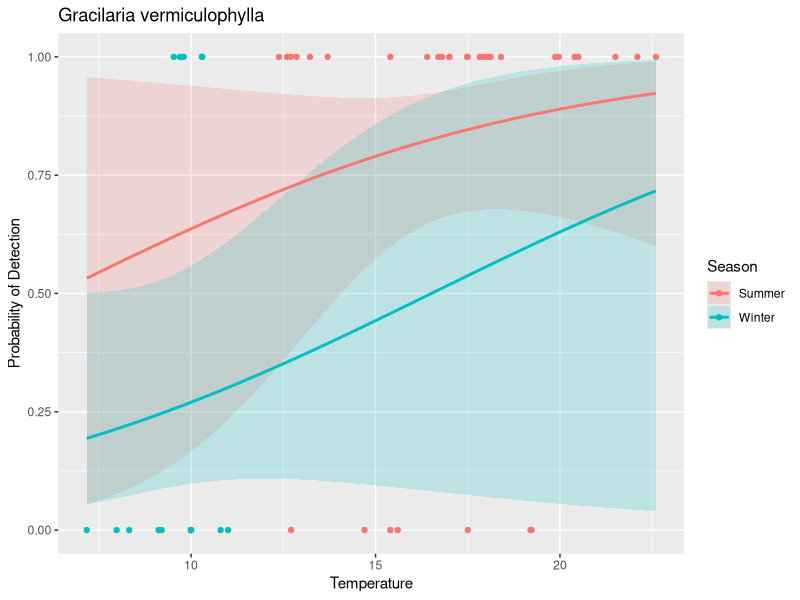
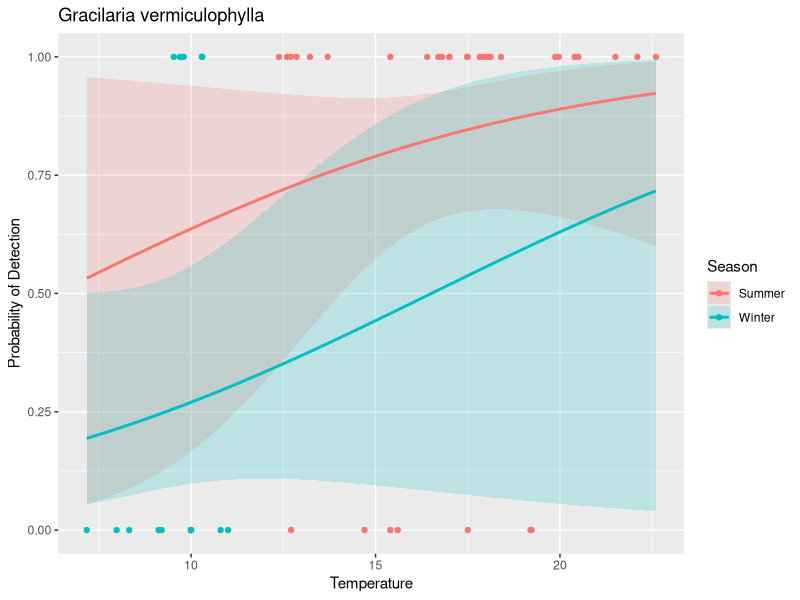

Write R code to recreate these figures, in order.
# ============================================
# BENTHIC SPECIES LOGISTIC REGRESSION MODELS for PRESENCE/ABSENCE 
# Joe's first attempt 
# Last edited: 11/08/2021
# ============================================
library('tidyverse')
library('dplyr')
library('ggplot2')

# by.sample.species already has technical replicates merged
by.sample.species <- read_csv("../data/by.sample.species.csv")
species_annotated <- read.csv("../data/species_annotated.csv")
total_detections_by_species <- read.csv("../data/total_detections_by_species.csv")
# all the good environmental data 
events <- read.csv('../data/events.joe.format.csv')

# filter out non-san juan data (comment out later)
SJI.sample.species <- by.sample.species # %>%
  #separate(col=sample, remove=FALSE, into=c("site", "date"), sep = 2) %>%
  #filter(site %in% c('LK','CP','FH')) 

# use all species detected at least once as a base 
# TODO need more practice with pivot_wider and pivot_longer  
presence.absence <- SJI.sample.species %>%
  select(sample, species, nReads) %>%
  pivot_wider(names_from=sample, values_from=nReads, values_fill=list(nReads=0))

presence.absence <- presence.absence %>%  
  pivot_longer(!species, names_to='sample', values_to='nReads') 

presence.absence <- presence.absence %>% 
  mutate(nReads = case_when(nReads == 0 ~ 0, nReads !=0 ~ 1)) %>%
  rename(presence=nReads)

# check to make sure the length of presence.absence makes sense - i think it does
#unique.species <- length(unique(SJI.sample.species$sample))
#unique.samples <- length(unique(SJI.sample.species$species))
#FH.unique.species <- length(unique(FH.sample.species$species))
#print(unique.species*unique.samples)

# connect with environmental data to use as continuous variables
presence.absence <- inner_join(presence.absence, events) 

# ==================================================
# filter by region
presence.absence <- presence.absence %>% 
  filter(Area %in% c("Hood Canal"))

# create site and date column in addition to "sample" 
presence.absence <- presence.absence %>%
  separate(col=sample, remove=FALSE, into=c("site", "date"), sep = 2) %>%
  separate(col=date, remove=FALSE, into=c("year", "month"), sep = 5)

# now we can build a beautiful logistic model for every species
xtabsdf <- as.data.frame(xtabs(~ presence + sample, data = presence.absence))
presence.absence$sample <- factor(presence.absence$sample)
presence.absence$species <- factor(presence.absence$species)
presence.absence$site <- factor(presence.absence$site)
presence.absence$Area <- factor(presence.absence$Area)

write.csv(presence.absence,"../data/benthic.presence.absence.csv", row.names = FALSE)
# need list of dataframes for each species to make logit models more manageable 
p.a.species <- list()

# loop through all species, creating a dataframe for each 
for(i in unique(presence.absence$species)) {
  print(i)
  one.species <- presence.absence %>%
    filter(species %in% c(i))
  p.a.species[[i]] <- one.species
  
}

# LOGIT FUNCTION =======================================
# takes species string -> returns logit object
# model takes season(factor), pH(cont) and temperature(cont) as inputs
# TODO make function take independent variables as inputs
# ======================================================
species_logit <- function(species_str){

  mylogit <- glm(presence ~ Season + pH_new + Temperature, data = p.a.species[[species_str]], family = "binomial", maxit=100)
  print(p.a.species[[species_str]])
  
  print(mylogit)
  confint(mylogit)
  
  return(mylogit)
  
  }
# ======================================================

# call the logit function 
test_logit <- species_logit("Gracilaria vermiculophylla")

# display results 
summary(test_logit)


# VISUAlIZE LOGIT MODEL AS PROBABILITY  ================
# takes logit object and species string as input
# holds pH constant to visualize temp gradient 
# ======================================================
max(presence.absence$Temperature)
min(presence.absence$Temperature)

plot_logit <- function(species_str, test_logit) {
  
  print(confint(test_logit))
  print(exp(cbind(OR = coef(test_logit), confint(test_logit))))
  
  # create range of temps, for both "Summer" and "Winter" factors, hold pH constant  
  newdata2 <- with(p.a.species[[species_str]], data.frame(
                Temperature = rep(seq(from = 7.17, to = 22.6, length.out = 100),2), 
                pH_new = mean(pH_new), 
                Season = factor(rep(c('Summer','Winter'), each = 100))))

  newdata3 <- cbind(newdata2, predict(test_logit, newdata = newdata2, type = "link",
                se = TRUE))

  newdata3 <- within(newdata3, {
    PredictedProb <- plogis(fit)
    LL <- plogis(fit - (1.96 * se.fit))
    UL <- plogis(fit + (1.96 * se.fit))
  })

  head(newdata3)
  
  # plot the output 
  logit_plot <- ggplot(newdata3, aes(x = Temperature, y = PredictedProb)) + 
    geom_ribbon(aes(ymin = LL,  ymax = UL, fill = Season), alpha = 0.2) + 
    geom_line(aes(colour = Season),size = 1) +
    geom_point(data= p.a.species[[species_str]], aes(x = Temperature, y = presence, colour = Season)) +
    labs(title=species_str, y="Probability of Detection") 
  
  ggsave("../figures/logit_nereocystis.png")
  
  return(logit_plot)
  }
# ======================================================

# call the visualize function 
plot_logit("Gracilaria vermiculophylla", test_logit)

# ======================================================
# ======================================================

# TODO so i don't forget 
# benthic community vs benthic community in the water column
# what portion of detected species have planktonic phase? 
# gametes/plankton vs adults - eli fish vs shrimp vs crab <- model?
# replicate graph from Terrie's student's published paper for p/a data
# known spawning month for invertebrates nReads 
# habitat depth of detected organisms? 
# replicate interactive app to view relative abundance and community structure

